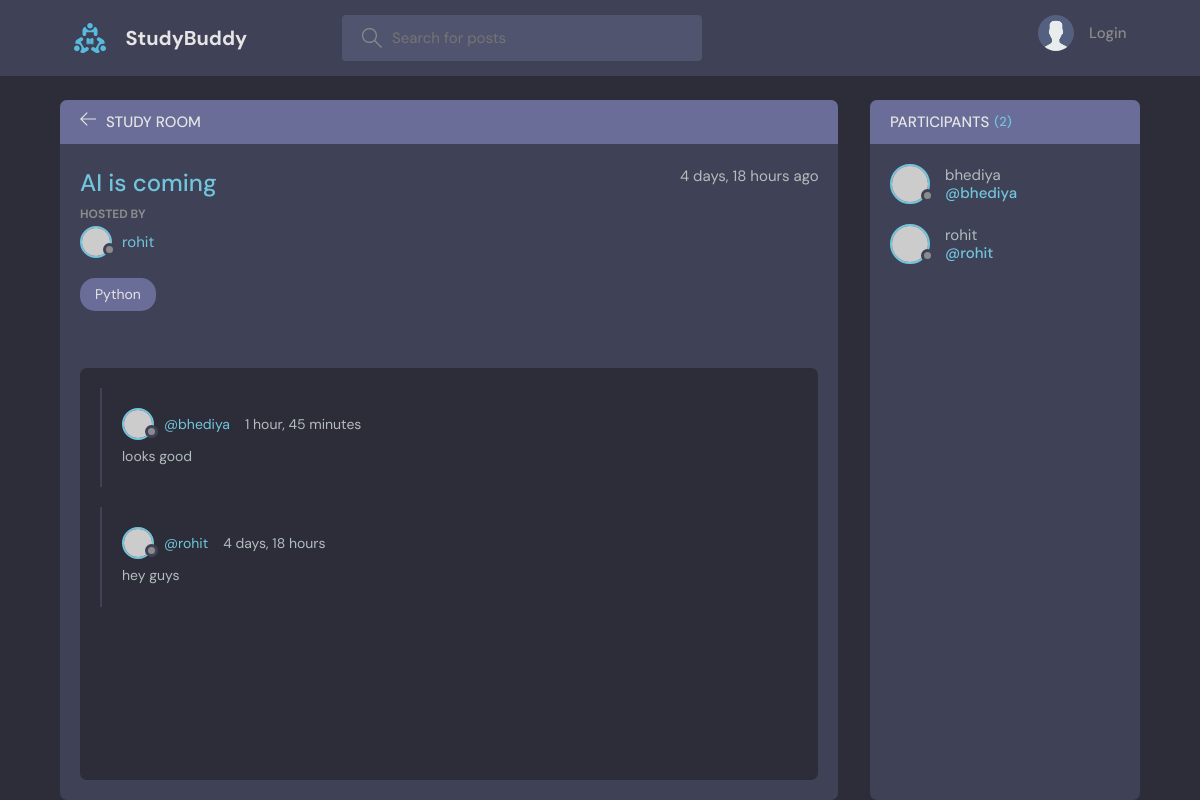
Page /room/6/ on the committed database.
### base/models.py (models this page shows, shortened)
class Room(models.Model):
    host=models.ForeignKey(User,on_delete=models.SET_NULL,null=True)
    topic=models.ForeignKey(Topic,on_delete=models.SET_NULL,null=True)
    name=models.CharField(max_length=200)
    description=models.TextField(null=True,blank=True)
    participents=models.ManyToManyField(User, related_name='participents', blank=True)
    updated=models.DateTimeField(auto_now=True)
    created=models.DateTimeField(auto_now_add=True)
    class Meta:
        ordering=['-updated','-created']

class Topic(models.Model):
    name=models.CharField(max_length=200)
    def __str__(self):
        return self.name

class Message(models.Model):
    user =models.ForeignKey(User,on_delete=models.CASCADE)
    room=models.ForeignKey(Room,on_delete=models.CASCADE)
    body=models.TextField()
    updated=models.DateTimeField(auto_now=True)
    created=models.DateTimeField(auto_now_add=True)
    class Meta:
        ordering=['-updated','-created']

### base/views.py (the view, shortened to what this page needs)
# urls.py: path('room/<str:pk>/', views.room,name="room"),
def room(request, pk):
    room = Room.objects.get(id=pk)
    room_messages = room.message_set.all().order_by('-created')
    participents=room.participents.all()
    context = {'room': room, 'room_messages': room_messages, 'participents':participents}
    return render(request, 'base/room.html', context)

### base/templates/base/room.html (shortened to what this page needs)
{% extends 'main.html'%} {% block content %}
<main class="profile-page layout layout--2">
  <div class="container">
    <div class="room">
      <div class="room__top">
        <div class="room__topLeft">
          <a href="{% url 'home' %}">
            <svg
              version="1.1"
              xmlns="http://www.w3.org/2000/svg"
              width="32"
              height="32"
              viewBox="0 0 32 32"
            >
              <title>arrow-left</title>
              <path
                d="M13.723 2.286l-13.723 13.714 13.719 13.714 1.616-1.611-10.96-10.96h27.625v-2.286h-27.625l10.965-10.965-1.616-1.607z"
              ></path>
            </svg>
          </a>
          <h3>Study Room</h3>
        </div>
      </div>
      <div class="room__box scroll">
        <div class="room__header scroll">
          <div class="room__info">
            <h3>{{room.name}}</h3>
            <span>{{room.created|timesince}} ago</span>
          </div>
          <div class="room__hosted">
            <p>Hosted By</p>
            <a href="{% url 'user-profile' room.host.id%}" class="room__author">
              <div class="avatar avatar--small">
                <img src="https://randomuser.me/api/portraits/men/37.jpg" />
              </div>
              <span>{{room.host.username}}</span>
            </a>
          </div>
          <span class="room__topics">{{room.topic}}</span>
        </div>
        <div class="room__conversation">
          <div class="threads scroll">
            {% for message in room_messages %}
            <div class="thread">
              <div class="thread__top">
                <div class="thread__author">
                  <a
                    href="{% url 'user-profile' message.user.id%}"
                    class="thread__authorInfo"
                  >
                    <div class="avatar avatar--small">
                      <img
                        src="https://randomuser.me/api/portraits/men/37.jpg"
                      />
                    </div>
                    <span>@{{message.user.username}}</span>
                  </a>
                  <span class="thread__date"
                    >{{message.created|timesince}}</span
                  >
                </div>
              </div>
              <div class="thread__details">{{message.body}}</div>
            </div>
            {% endfor %}
          </div>
        </div>
      </div>
    </div>
    <div class="participants">
      <h3 class="participants__top">
        Participants <span>({{room.participents.all.count}})</span>
      </h3>
      <div class="participants__list scroll">
        {% for user in participents %}
        <a href="{% url 'user-profile' user.id %}" class="participant">
          <div class="avatar avatar--medium">
            <img src="https://randomuser.me/api/portraits/men/37.jpg" />
          </div>
          <p>
            {{user.username}}
            <span>@{{user.username}}</span>
          </p>
        </a>
        {% endfor %}
      </div>
    </div>
  </div>
</main>
{% endblock content %}

### rows in the picture
Room: name "AI is coming", created "4 days, 18 hours", host.username "rohit", topic "Python", participents.all.count "2"
Message: user.username "bhediya", created "1 hour, 45 minutes", body "looks good"
Message: user.username "rohit", created "4 days, 18 hours", body "hey guys"

### other values in the picture
{{ user.username }} "bhediya"
{{ user.username }} "rohit"
